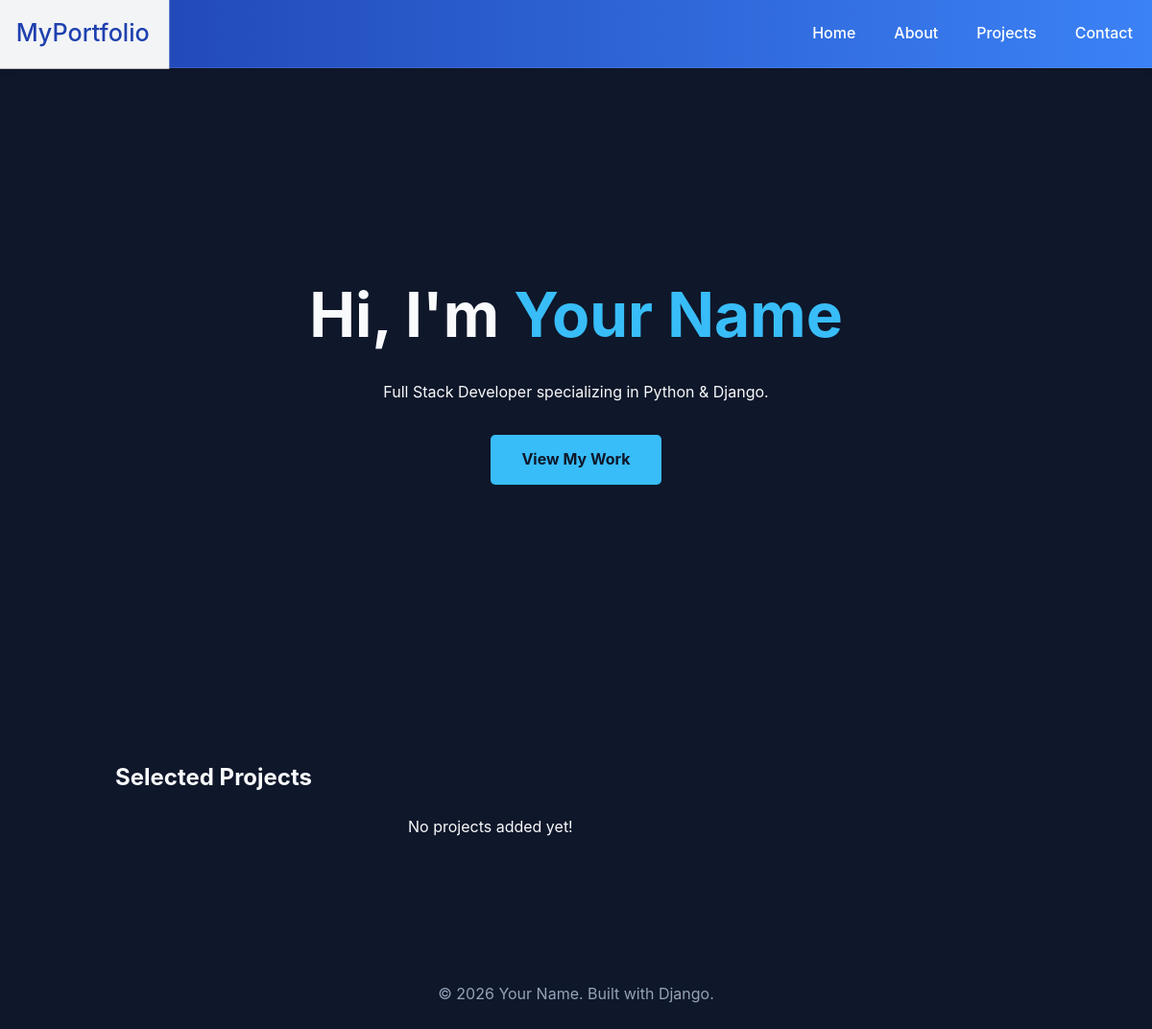
Before: / with the older database file.
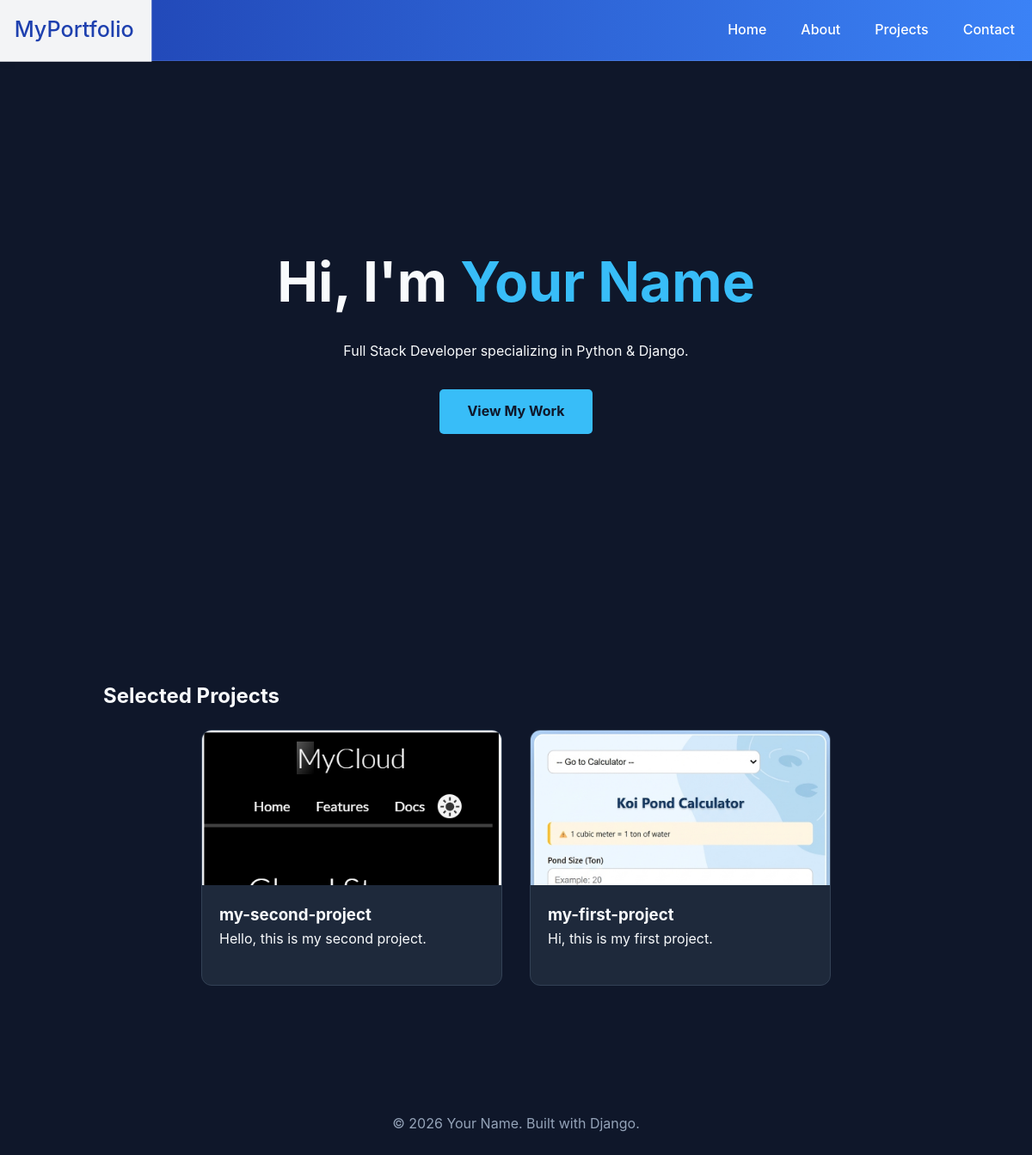
After: the same page with the newer database file.
### test_app/models.py (models this page shows, shortened)
class Project(models.Model):
    title = models.CharField(max_length=200)
    description = models.TextField()
    image = models.ImageField(upload_to='portfolio/images/')
    url = models.URLField(blank=True)  # Link to live site or GitHub
    date_created = models.DateTimeField(auto_now_add=True)

### test_app/views.py (the view)
# urls.py: path('', views.home, name='home'),
def home(request):
    projects = Project.objects.all().order_by('-date_created')  # Get all projects ordered by creation date
    return render(request, 'test_app/home.html', {'projects': projects})

### test_app/templates/test_app/home.html (shortened to what this page needs)
{% extends 'test_app/base.html' %}
{% block content %}
    <header class="hero">
        <div class="hero-content">
            <h1>Hi, I'm <span class="highlight">Your Name</span></h1>
            <p>Full Stack Developer specializing in Python & Django.</p>
            <a href="#projects" class="btn">View My Work</a>
        </div>
    </header>
    <section id="projects" class="projects">
        <h2>Selected Projects</h2>
        <div class="project-grid">
            {% for project in projects %}
            <div class="card">
                <a href="{% url 'project_detail' project.pk %}">
                    {% if project.image %}
                        <img src="{{ project.image.url }}" alt="{{ project.title }}" class="project-img">
                    {% endif %}
                </a>
                <div style="padding: 20px;">
                    <h3><a href="{% url 'project_detail' project.pk %}" style="text-decoration:none; color:inherit;">{{ project.title }}</a></h3>
                    <p>{{ project.description|truncatewords:15 }}</p>
                </div>
            </div>
            {% empty %}
            <p>No projects added yet!</p>
            {% endfor %}
        </div>
    </section>
    <footer>
        <p>&copy; 2026 Your Name. Built with Django.</p>
    </footer>
{% endblock %}

### test_app/templates/test_app/base.html (shortened to what this page needs)
{% load static %}
<!DOCTYPE html>
<html lang="en">
<head>
    <link rel="stylesheet" href="https://cdnjs.cloudflare.com/ajax/libs/font-awesome/6.4.0/css/all.min.css">
    <link rel="stylesheet" href="{% static 'test_app/css/style.css' %}">
</head>
<body>
    <nav class="navbar">
    <div class="page-container nav-wrapper">
        <ul class="main-nav">
            <li class="logo-item"><a href="{% url 'home' %}" class="logo">MyPortfolio</a></li>
            <li class="hideOnMobile"><a href="{% url 'home' %}">Home</a></li>
            <li class="hideOnMobile"><a href="{% url 'about' %}">About</a></li>
            <li class="hideOnMobile"><a href="{% url 'projects' %}">Projects</a></li>
            <li class="hideOnMobile"><a href="{% url 'contact' %}">Contact</a></li>
        </ul>
    </div>
</nav>
 <div class="page-container content-area">
        {% block content %}{% endblock %}
</div>
</body>
</html>

### test_app/static/test_app/css/style.css (style rules this page uses)
:root { --bg-color: #0f172a; --card-bg: #1e293b; --text-main: #f8fafc; --accent: #38bdf8; --text-dim: #94a3b8; }
* { margin: 0; padding: 0; box-sizing: border-box; }
body { font-family: 'Inter', sans-serif; background-color: var(--bg-color); color: var(--text-main); line-height: 1.6; }
.navbar { background: linear-gradient(90deg, #1E40AF 0%, #3b82f6 100%); border-bottom: 1px solid rgba(255, 255, 255, 0.1); box-shadow: 0 2px 10px rgba(0, 0, 0, 0.05); position: sticky; top: 0; z-index: 1000; }
.nav-wrapper { display: flex; align-items: center; height: 70px; }
.main-nav { width: 100%; display: flex; list-style: none; margin: 0; padding: 0; align-items: center; }
.main-nav li { height: 100%; }
.main-nav a { text-decoration: none; color: white; font-weight: 500; padding: 0 20px; height: 70px; display: flex; align-items: center; transition: all 0.3s ease; }
.logo-item { margin-right: auto; }
.logo { font-size: 1.5rem; font-weight: 700; color: #ffffff !important; text-decoration: none; transition: transform 0.3s ease; }
.hero { height: 80vh; display: flex; align-items: center; justify-content: center; text-align: center; }
.hero h1 { font-size: 4rem; margin-bottom: 1rem; }
.highlight { color: var(--accent); }
.btn { display: inline-block; margin-top: 2rem; padding: 0.8rem 2rem; background: var(--accent); color: var(--bg-color); text-decoration: none; border-radius: 5px; font-weight: bold; }
.projects { padding: 5rem 10%; }
.project-grid { display: grid; grid-template-columns: repeat(auto-fit, minmax(280px, 350px)); gap: 2rem; padding: 20px 0; justify-content: center; }
.card { background: var(--card-bg, #1e293b); border-radius: 12px; overflow: hidden; display: flex; flex-direction: column; transition: transform 0.3s ease; border: 1px solid #334155; padding-bottom: 20px; height: 100%; }
.project-img { width: 100%; height: 180px; object-fit: cover; object-position: top; display: block; }
footer { text-align: center; padding: 3rem; color: var(--text-dim); }

Changed rows visible on the page:
added Project: image (picture), title "my-second-project", description "Hello, this is my second project."
added Project: image (picture), title "my-first-project", description "Hi, this is my first project."
Other visible differences:
text no longer shown: "No projects added yet!"
